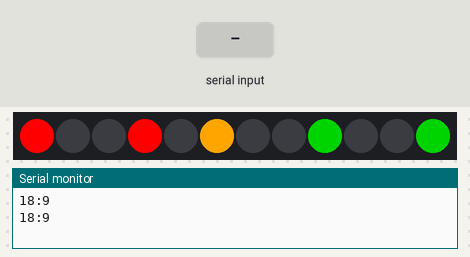
A sketch run on a simulated Arduino Uno, built with avr-gcc and run on an emulated ATmega328P. Shown: 12 RGB LEDs in strip order, left to right, the last lines printed to the serial monitor. Inputs (shaded band) come from the test bench.

Above: at 1.2 s.
1.3 s: "1" received over Serial
At 1.8 s:
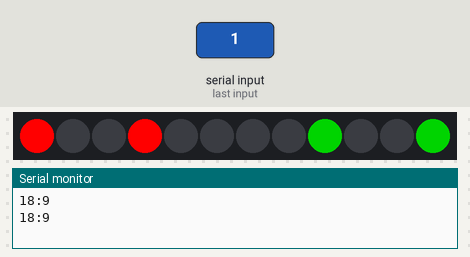
At 3.4 s:
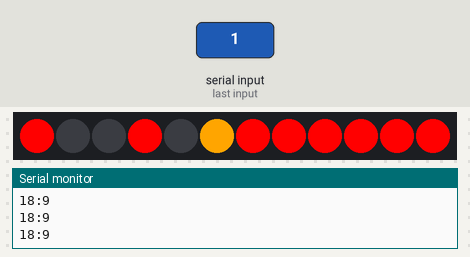
Timing chart, 0 to 4.9 s (numbered marks = the images above; inputs shaded):
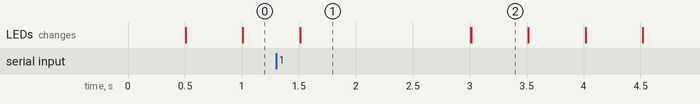

The sketch:

Binary_LED_Clock.ino
```cpp
#include "FastLED.h"
#include "TimeLib.h"

#define NUM_LEDS 12
#define DATA_PIN 3
#define TIME_HEADER  "T"
#define COLOR_ORDER GRB

CRGB leds[NUM_LEDS];

void setup() {
  const unsigned long DEFAULT_TIME = 1470161384;

  Serial.begin(9600);

  FastLED.addLeds<WS2812B, DATA_PIN, COLOR_ORDER>(leds, NUM_LEDS);
  setTime(DEFAULT_TIME);
}

void loop() {
  if (Serial.available()) {
    processSyncMessage();

    for (int i = 0; i < NUM_LEDS; i++) {
      leds[i] = CRGB::Red;
    }
    FastLED.show();
  } else {
    String hourString = String(hour(), BIN);
    String minuteString = String(minute(), BIN);

    hourString = zeroPadLeft(hourString, 5);
    minuteString = zeroPadLeft(minuteString, 6);

    Serial.print(hour());
    Serial.print(":");
    Serial.print(minute());
    Serial.println();
//    Serial.print("(hs " + hourString + "):");
//    Serial.print("(ms" + minuteString + ")");
//    Serial.println();
    for (int i = 0; i <= 4; i++) {
      char c = hourString.charAt(i);
      if (c == '1') {
        leds[i] = CRGB::Red;
      } else {
        leds[i] = CRGB::Black;
      }
    }

    leds[5] = CRGB::Orange;
    FastLED.show();
    delay(500);

    Serial.println();

    for (int i = 0; i <= 5; i++) {
      char c = minuteString.charAt(i);
      if (c == '1') {
        leds[i+6] = CRGB::Green;
      } else {
        leds[i+6] = CRGB::Black;
      }
    }

    leds[5] = CRGB::Black;
    FastLED.show();
    delay(500);
  }
}

void processSyncMessage() {
  unsigned long pctime;

  if (Serial.find(TIME_HEADER)) {
    pctime = Serial.parseInt();
    setTime(pctime);
    Serial.print("Set Time");
  }
}

String zeroPadLeft(String input, int length) {
  if (input.length() < length) {
    int padLength = length - input.length();
    String zeros = "000000";
    return zeros.substring(0, padLength) + input;
  } else {
    return input;
  }
}
```

Measured:
- what the display in image 1 shows lasts 1.5 s, from 1.5 s to 3.0 s
- what the display in image 2 shows lasts 0.5 s, from 3.0 s to 3.5 s
